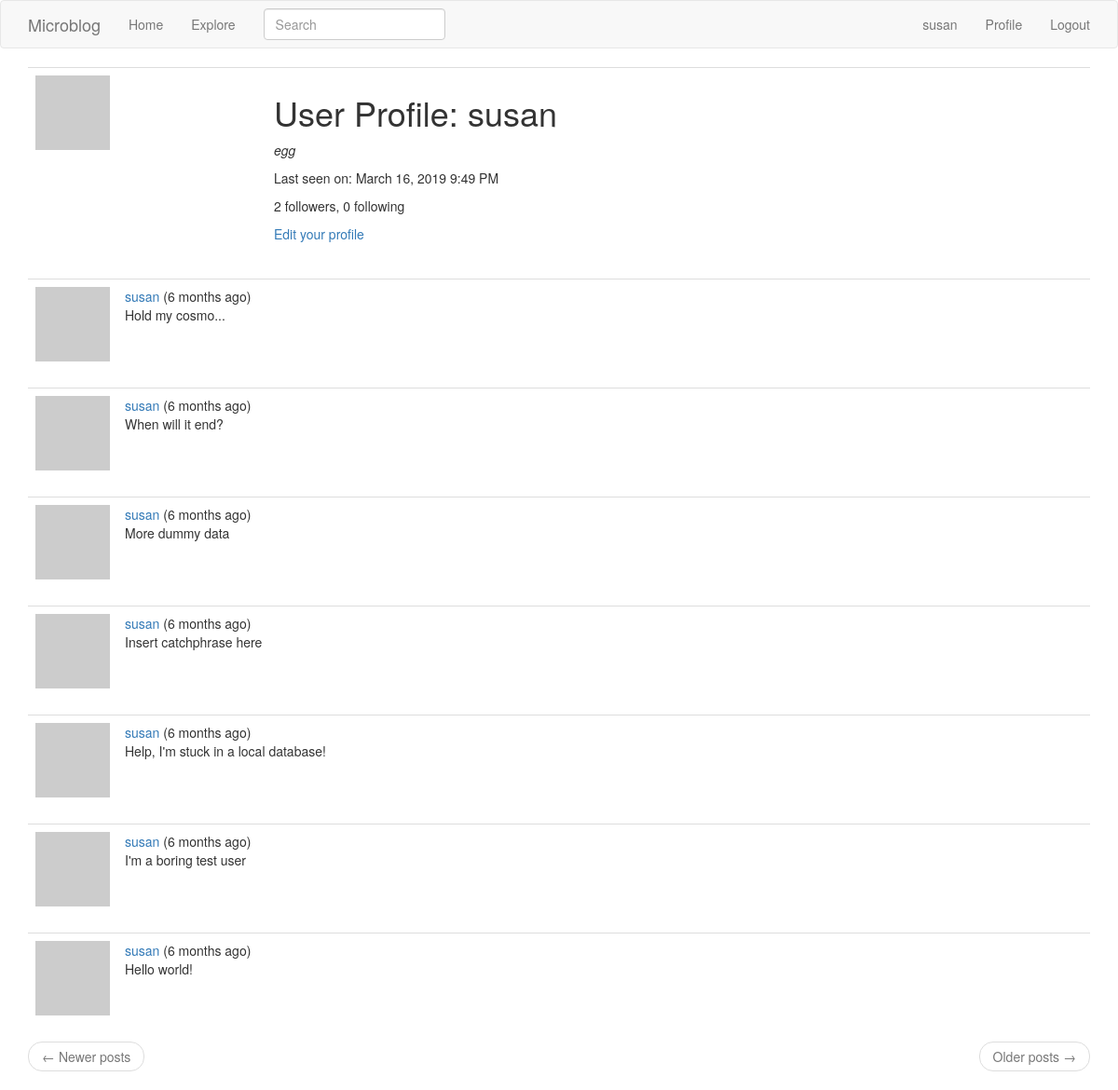
Before: /user/susan (signed in) with the older database file.
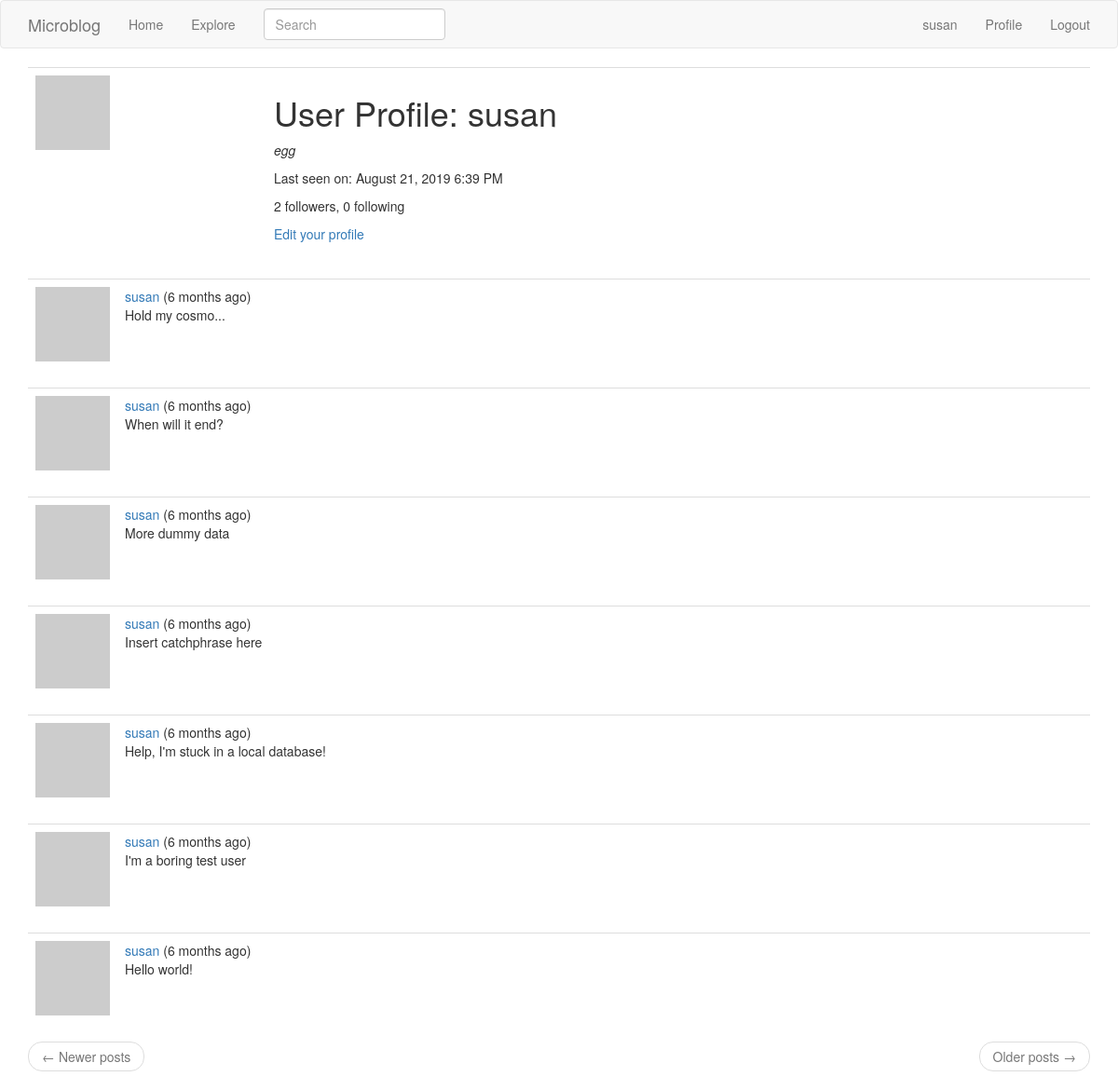
After: the same page with the newer database file.
### app/models.py (models this page shows, shortened)
class User(UserMixin, db.Model):
    id = db.Column(db.Integer, primary_key=True)
    username = db.Column(db.String(32), index=True, unique=True)
    email = db.Column(db.String(128), index=True, unique=True)
    password_hash = db.Column(db.String(128))
    posts = db.relationship('Post', backref='author', lazy='dynamic')
    about_me = db.Column(db.String(140))
    last_seen = db.Column(db.DateTime, default=datetime.utcnow)
    followed = db.relationship(
        'User', secondary=followers,
        primaryjoin=(followers.c.follower_id == id),  # the 'c' attribute of any table contains its columns
        secondaryjoin=(followers.c.followed_id == id),
        backref=db.backref('followers', lazy='dynamic'),
        lazy='dynamic')
    def avatar(self, size):
        digest = md5(self.email.lower().encode('utf-8')).hexdigest()  # returns a string hex code
        return 'https://www.gravatar.com/avatar/{}?s={}&d=identicon'.format(digest, size)

class SearchableMixin(object):
    @classmethod
    def before_commit(cls, session):
        session._changes = {
            'add': [obj for obj in session.new if isinstance(obj, cls)],
            'update': [obj for obj in session.dirty if isinstance(obj, cls)],
            'delete': [obj for obj in session.deleted if isinstance(obj, cls)],
            }
    @classmethod
    def after_commit(cls, session):
        for obj in session._changes['add']:
            if isinstance(obj, SearchableMixin):
                add_to_index(obj.__tablename__, obj)
        for obj in session._changes['update']:
            if isinstance(obj, SearchableMixin):
                add_to_index(obj.__tablename__, obj)
        for obj in session._changes['delete']:
            if isinstance(obj, SearchableMixin):
                remove_from_index(obj.__tablename__, obj)
        session._changes = None

class Post(SearchableMixin, db.Model):
    __searchable__ = ['body']
    id = db.Column(db.Integer, primary_key=True)
    body = db.Column(db.String(140))
    timestamp = db.Column(db.DateTime, index=True, default=datetime.utcnow)
    user_id = db.Column(db.Integer, db.ForeignKey('user.id'))
    language = db.Column(db.String(5))

### app/main/routes.py (the view)
@bp.route('/user/<username>')
@login_required
def user(username):
    user = User.query.filter_by(username=username).first_or_404()  # if user isn't found, return a 404 error
    page = request.args.get('page', 1, type=int)
    posts = user.posts.order_by(Post.timestamp.desc()).paginate(page, current_app.config['POSTS_PER_PAGE'], False)
    next_url = url_for('main.user', username=user.username, page=posts.next_num) if posts.has_next else None
    prev_url = url_for('main.user', username=user.username, page=posts.prev_num) if posts.has_prev else None
    return render_template('user.html', user=user, posts=posts.items, next_url=next_url, prev_url=prev_url)

### app/main/forms.py
class SearchForm(FlaskForm):
    q = StringField(_l('Search'), validators=[DataRequired()])
    def __init__(self, *args, **kwargs):
        if 'formdata' not in kwargs:
            kwargs['formdata'] = request.args
        if 'csrf_enabled' not in kwargs:
            kwargs['csrf_enabled'] = False
        super(SearchForm, self).__init__(*args, **kwargs)

### app/main/routes.py (called while the page is built)
@bp.before_app_request
def before_request():
    if current_user.is_authenticated:
        current_user.last_seen = datetime.utcnow()
        db.session.commit()
        g.search_form = SearchForm()
    g.locale = str(get_locale())
    if current_app.elasticsearch:  # is elasticsearch running/enabled?
        if len(current_app.elasticsearch.indices.get_alias().keys()) < 1:
            Post.reindex()

### app/models.py (called while the page is built)
@login.user_loader
def load_user(id):
    return User.query.get(int(id))

### app/templates/user.html
{% extends "base.html" %}
{% block app_content %}
    <table class="table table-hover" id="user_profile_header">
        <tr>
            <td width="256px"><img src="{{ user.avatar(200) }}"></td>
            <td>
                <h1>{{ _('User Profile') }}: {{ user.username }}</h1>
                {% if user.about_me %}
                    <p>
                        <i>{{ user.about_me }}</i>
                    </p>
                {% endif %}
                {% if user.last_seen %}
                    <p>{{ _('Last seen on:') }} {{ moment(user.last_seen).format('LLL') }}</p>
                {% endif %}
                <p>
                    {{ _('%(count)d followers', count=user.followers.count()) }},
                    {{ _('%(count)d following', count=user.followed.count()) }}
                </p>
                {% if user == current_user %}
                    <p><a href="{{ url_for('main.edit_profile') }}">{{ _('Edit your profile') }}</a></p>
                {% elif not current_user.is_following(user) %}
                    <p><a href="{{ url_for('main.follow', username=user.username) }}">{{ _('Follow') }}</a></p>
                {% else %}
                    <p><a href="{{ url_for('main.unfollow', username=user.username) }}">{{ _('Unfollow') }}</a></p>
                {% endif %}
            </td>
        </tr>
    </table>
    {% for post in posts %}
        {% include '_post.html' %}
    {% endfor %}
    <nav aria-label="...">
        <ul class="pager">
            <li class="previous{% if not prev_url %} disabled{% endif %}">
                <a href="{{ prev_url or '#' }}">
                    <span aria-hidden="true">&larr;</span> {{ _('Newer posts') }}
                </a>
            </li>
            <li class="next{% if not next_url %} disabled{% endif %}">
                <a href="{{ next_url or '#' }}">
                    {{ _('Older posts') }} <span aria-hidden="true">&rarr;</span>
                </a>
            </li>
        </ul>
    </nav>
{% endblock %}

### app/templates/base.html (shortened to what this page needs)
{% extends 'bootstrap/base.html' %}
{% block navbar %}
    <nav class="navbar fixed-top navbar-default">
        <div class="container">
            <a class="navbar-brand" href="{{ url_for('main.index') }}">Microblog</a>
            <ul class="nav navbar-nav">
                <li><a href="{{ url_for('main.index') }}">{{ _('Home') }}</a></li>
                <li><a href="{{ url_for('main.explore') }}">{{ _('Explore') }}</a></li>
            </ul>
            {% if g.search_form %}
                <form class="navbar-form navbar-left" method="GET" action="{{ url_for('main.search') }}">
                    <div class="form-group">
                        {{ g.search_form.q(size=20, class='form-control', id='searchbox', placeholder=g.search_form.q.label.text) }}
                    </div>
                </form>
            {% endif %}
            <ul class="nav navbar-nav navbar-right">
                {% if current_user.is_anonymous %}
                    <li><a href="{{ url_for('auth.login') }}">{{ _('Login') }}</a></li>
                {% else %}
                    <li><a href="{{ url_for('main.user', username=current_user.username) }}">{{ current_user.username }}</a></li>
                    <li><a href="{{ url_for('main.user', username=current_user.username) }}">{{ _('Profile') }}</a></li>
                    <li><a href="{{ url_for('auth.logout') }}">{{ _('Logout') }}</a></li>
                {% endif %}
            </ul>
        </div>
    </nav>
{% endblock %}
{% block content %}
    <div class="container">
        {% block app_content %}{% endblock %}
    </div>
{% endblock %}

### app/templates/_post.html (shortened to what this page needs)
<table class="table table-hover">
    <tr>
        <td width="70px">
            <a href="{{ url_for('main.user', username=post.author.username) }}">
                <img src="{{ post.author.avatar(70) }}" />
            </a>
        </td>
        <td>
            {{ _('%(username)s (%(when)s)', username=user_link, when=moment(post.timestamp).fromNow()) }}
            <br>
            <span id="post{{ post.id }}">{{ post.body }}</span>
        </td>
    </tr>
</table>

Changed rows visible on the page:
changed User "susan": last_seen "March 16, 2019 9:49 PM" → "August 21, 2019 6:39 PM"
